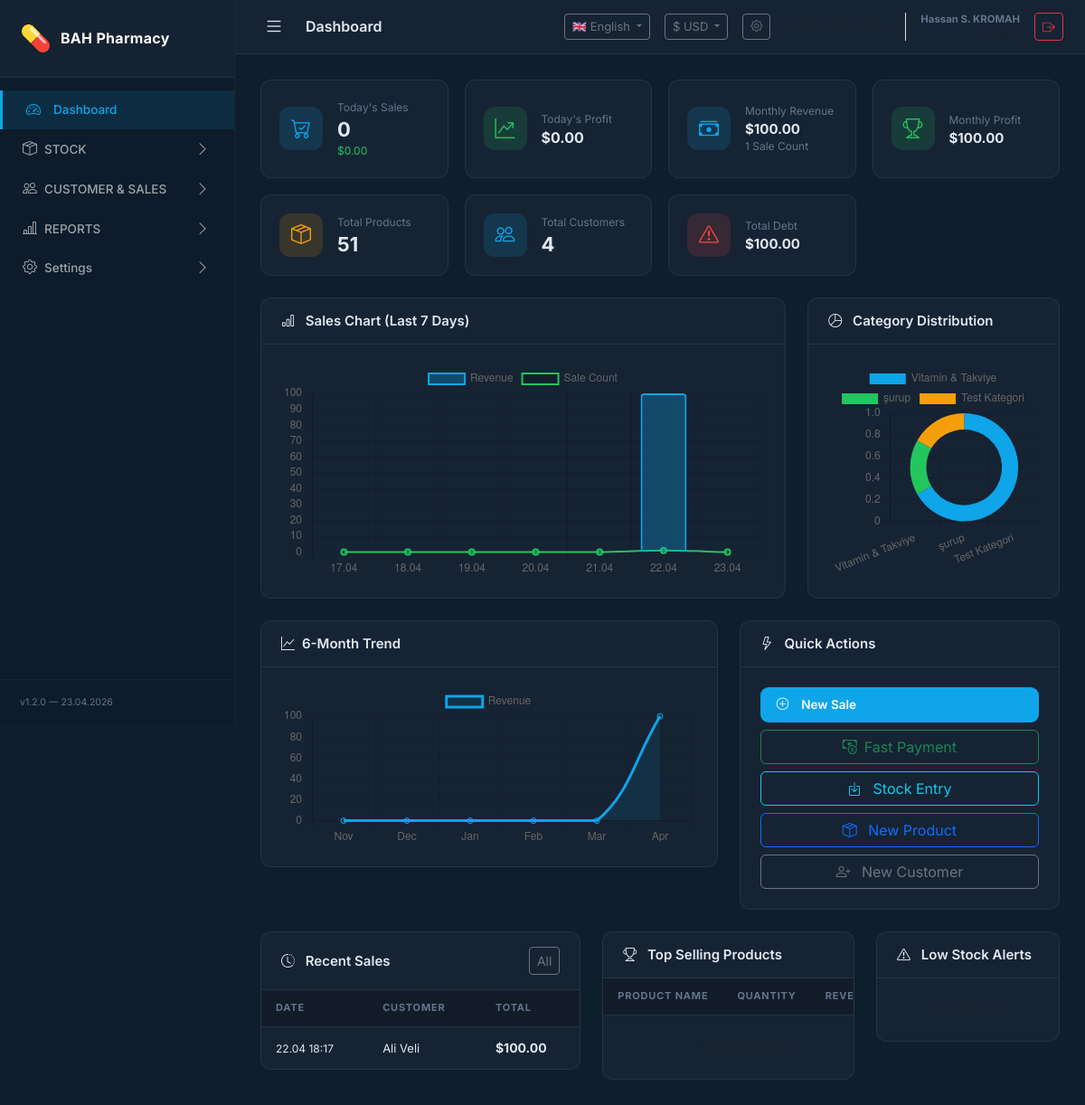
The app's page /public/index.php (signed in) with its own data.
### tables this page shows
CREATE TABLE `currencies` (
  `id` int(10) unsigned NOT NULL AUTO_INCREMENT,
  `code` varchar(10) NOT NULL,
  `symbol` varchar(10) NOT NULL,
  `name` varchar(100) NOT NULL,
  `position` enum('before','after') DEFAULT 'before',
  `decimal_sep` varchar(5) DEFAULT '.',
  `thousand_sep` varchar(5) DEFAULT ',',
  `is_active` tinyint(1) DEFAULT 1,
  `created_at` datetime DEFAULT current_timestamp(),
  `current_rate` decimal(16,6) DEFAULT NULL,
  `rate_date` date DEFAULT NULL,
  `is_default` tinyint(1) DEFAULT 0,
  PRIMARY KEY (`id`),
  UNIQUE KEY `code` (`code`)
);

CREATE TABLE `sales` (
  `id` int(10) unsigned NOT NULL AUTO_INCREMENT,
  `customer_id` int(10) unsigned DEFAULT NULL,
  `total_amount` decimal(12,2) NOT NULL DEFAULT 0.00,
  `discount_type` enum('none','percent','fixed') NOT NULL DEFAULT 'none',
  `discount_value` decimal(10,2) NOT NULL DEFAULT 0.00,
  `final_amount` decimal(12,2) NOT NULL DEFAULT 0.00,
  `paid_amount` decimal(12,2) NOT NULL DEFAULT 0.00,
  `remaining_amount` decimal(12,2) NOT NULL DEFAULT 0.00,
  `currency` varchar(10) DEFAULT 'USD',
  `due_date` date DEFAULT NULL,
  `note` text DEFAULT NULL,
  `invoice_path` varchar(255) DEFAULT NULL,
  `created_at` datetime DEFAULT current_timestamp(),
  PRIMARY KEY (`id`),
  KEY `customer_id` (`customer_id`),
  CONSTRAINT `sales_ibfk_1` FOREIGN KEY (`customer_id`) REFERENCES `customers` (`id`) ON DELETE SET NULL
);

### public/index.php (the view, shortened to what the rows shown need)
<?php
$sym = getCurrencySymbol();
$monthDate = date('Y-m');
$monthRev = sumConverted("SELECT final_amount as val, currency FROM sales WHERE DATE_FORMAT(created_at, '%Y-%m') = '$monthDate'", 'val', 'currency');
$recentSales = Database::getInstance()->query("SELECT s.*, c.first_name, c.last_name, CONCAT(c.first_name, ' ', c.last_name) as cname FROM sales s LEFT JOIN customers c ON c.id = s.customer_id ORDER BY s.id DESC LIMIT 5")->fetchAll();
$chart7Labels = [];
$chart7Rev = [];
$chart7Count = [];
for ($i = 6; $i >= 0; $i--) {
    $d = date('Y-m-d', strtotime("-$i days"));
    $chart7Labels[] = date('d.m', strtotime($d));
    $chart7Rev[] = sumConverted("SELECT final_amount as val, currency FROM sales WHERE DATE(created_at) = '$d'");
    $chart7Count[] = Database::getInstance()->query("SELECT COUNT(*) FROM sales WHERE DATE(created_at) = '$d'")->fetchColumn();
}
$chart7Labels = json_encode($chart7Labels);
$chart7Rev = json_encode($chart7Rev);
$chart7Count = json_encode($chart7Count);
$catRows = Database::getInstance()->query("SELECT c.name, COUNT(p.id) as cnt FROM categories c JOIN products p ON p.category_id = c.id GROUP BY c.id ORDER BY cnt DESC LIMIT 5")->fetchAll();
$catLabels = [];
$catValues = [];
foreach ($catRows as $cr) {
    $catLabels[] = $cr['name'];
    $catValues[] = $cr['cnt'];
}
$catLabels = json_encode($catLabels);
$catValues = json_encode($catValues);
$chart6mLabels = [];
$chart6mRev = [];
for ($i = 5; $i >= 0; $i--) {
    $m = date('Y-m', strtotime("-$i months"));
    $chart6mLabels[] = date('M', strtotime("$m-01"));
    $chart6mRev[] = sumConverted("SELECT final_amount as val, currency FROM sales WHERE DATE_FORMAT(created_at, '%Y-%m') = '$m'");
}
$chart6mLabels = json_encode($chart6mLabels);
$chart6mRev = json_encode($chart6mRev);
$pageTitle = __('dashboard');
require_once dirname(__DIR__) . '/core/layout_header.php';
?>
<div class="row g-4">
    <div class="col-lg-5">
        <div class="panel">
            <div class="table-responsive">
                <table class="table-dark-custom">
                    <thead>
                        <tr>
                            <th>
                                <?= __('date') ?>
                            </th>
                            <th>
                                <?= __('customer') ?>
                            </th>
                            <th>
                                <?= __('total') ?>
                            </th>
                        </tr>
                    </thead>
                    <tbody>
                        <?php if (empty($recentSales)): ?>
                            <tr>
                                <td colspan="3" class="text-center py-4 text-muted">
                                    <?= __('no_data') ?>
                                </td>
                            </tr>
                        <?php else:
                            foreach ($recentSales as $s): ?>
                                <tr>
                                    <td style="font-size:12px;">
                                        <?= date('d.m H:i', strtotime($s['created_at'])) ?>
                                    </td>
                                    <td style="font-size:13px;">
                                        <?= e($s['cname'] ?? __('walk_in')) ?>
                                    </td>
                                    <td>
                                        <strong>
                                            <?= formatMoney((float) $s['final_amount'], $s['currency'] ?? 'USD') ?>
                                        </strong>
                                    </td>
                                </tr>
                            <?php endforeach; endif; ?>
                    </tbody>
                </table>
            </div>
        </div>
    </div>
    <div class="col-lg-4">
        <div class="panel">
            <div class="table-responsive">
                <table class="table-dark-custom">
                    <thead>
                        <tr>
                            <th>
                                <?= __('product_name') ?>
                            </th>
                            <th>
                                <?= __('quantity') ?>
                            </th>
                            <th>
                                <?= __('revenue') ?>
                            </th>
                        </tr>
                    </thead>
                </table>
            </div>
        </div>
    </div>
</div>
<script>
    const chartOpts = { responsive: true, maintainAspectRatio: false };
    // 7 Günlük Satışlar
    new Chart(document.getElementById('chart7'), {
        type: 'bar',
        data: {
            labels: <?= $chart7Labels ?>,
            datasets: [{
                label: '<?= __('revenue') ?>',
                data: <?= $chart7Rev ?>,
                backgroundColor: 'rgba(14, 165, 233, 0.3)',
                borderColor: '#0ea5e9',
                borderWidth: 2,
                borderRadius: 4
            }, {
                label: '<?= __('sale_count') ?>',
                data: <?= $chart7Count ?>,
                type: 'line',
                borderColor: '#22c55e',
                borderWidth: 2,
                tension: 0.3
            }]
        },
        options: chartOpts
    });
    // Kategori Dağılımı
    new Chart(document.getElementById('chartPie'), {
        type: 'doughnut',
        data: {
            labels: <?= $catLabels ?>,
            datasets: [{
                data: <?= $catValues ?>,
                backgroundColor: ['#0ea5e9', '#22c55e', '#f59e0b', '#ef4444', '#8b5cf6'],
                borderWidth: 0
            }]
        },
        options: { ...chartOpts, cutout: '70%' }
    });
    // 6 Aylık Trend
    new Chart(document.getElementById('chart6m'), {
        type: 'line',
        data: {
            labels: <?= $chart6mLabels ?>,
            datasets: [{
                label: '<?= __('revenue') ?>',
                data: <?= $chart6mRev ?>,
                borderColor: '#0ea5e9',
                backgroundColor: 'rgba(14, 165, 233, 0.1)',
                fill: true,
                tension: 0.4
            }]
        },
        options: chartOpts
    });
</script>
<?php require_once dirname(__DIR__) . '/core/layout_footer.php'; ?>

### core/layout_header.php (shortened to what the rows shown need)
<?php
$curLang = getCurrentLang();
$curCur = getCurrentCurrency();
$curInfo = getCurrencyInfo();
?>
<!DOCTYPE html>
<html lang="<?= $curLang ?>">
<head>
    <link rel="stylesheet" href="https://cdn.jsdelivr.net/npm/bootstrap@5.3.3/dist/css/bootstrap.min.css">
    <link rel="stylesheet" href="https://cdn.jsdelivr.net/npm/bootstrap-icons@1.11.3/font/bootstrap-icons.min.css">
    <link rel="stylesheet" href="<?= BASE_URL ?>/public/assets/css/app.css">
</head>
<body>
    <div class="wrapper">
        <div id="content">
            <div class="topbar">
                <div class="topbar-right d-flex align-items-center gap-3">
                    <div class="dropdown">
                        <button class="btn btn-sm btn-outline-secondary dropdown-toggle" type="button"
                            data-bs-toggle="dropdown" style="font-size:13px;">
                            <?= $curInfo['symbol'] ?> <?= $curCur ?>
                        </button>
                    </div>
                </div>
            </div>
            <div class="page-content">

### records on screen
currencies: symbol "$"
sales: created_at "22.04 18:17", cname "Ali Veli", currency "$100.00"

### other values on screen
__('app_name') "BAH Pharmacy"
__('dashboard') "Dashboard"
__('menu_stock') "STOCK"
__('menu_customer_sales') "CUSTOMER & SALES"
__('menu_reports') "REPORTS"
__('settings') "Settings"
$pageTitle "Dashboard"
$curFlag "🇬🇧"
$langMeta[$curLang]['name'] "English"
$curCur "USD"
$_SESSION['user_name'] "Hassan S. KROMAH"
__('today_sales') "Today's Sales"
$todayCount "0"
formatMoney((float) $todayRev) "$0.00"
__('today_profit') "Today's Profit"
